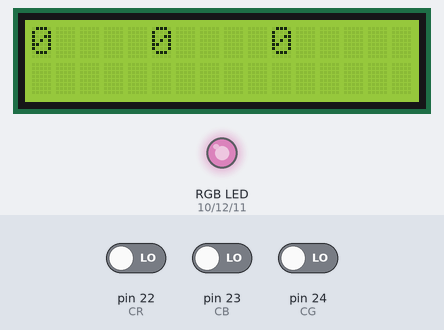
This sketch was run on a simulated Arduino Mega 2560, built with avr-gcc and run on an emulated ATmega2560. Parts: 16×2 character LCD, an RGB LED mixed from three pins (HIGH = lit). Inputs (shaded band) come from the test bench; at power-on: pin 22 (CR) LOW, pin 23 (CB) LOW, pin 24 (CG) LOW. Dim RGB values are drawn brighter than linear.

Above: at 3.2 s.
3.3 s: pin 22 (CR) driven HIGH
At 3.8 s:
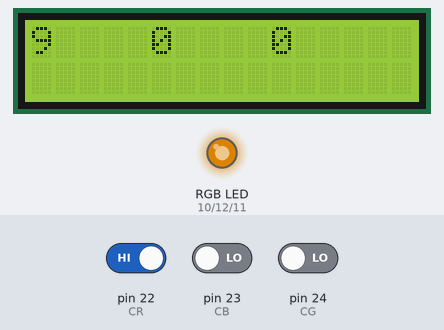
4.9 s: pin 23 (CB) driven HIGH
At 5.8 s:
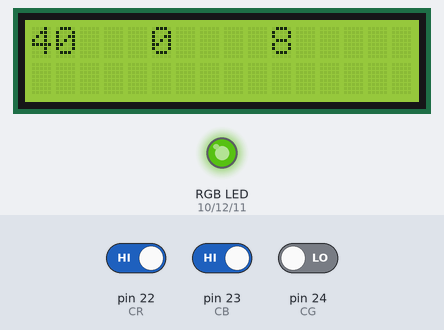
6.6 s: pin 24 (CG) driven HIGH
At 7.5 s:
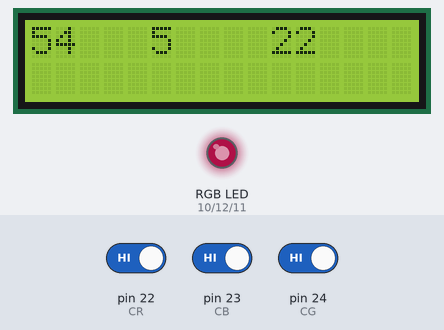
8.4 s: pin 22 (CR) driven LOW
At 8.63 s:
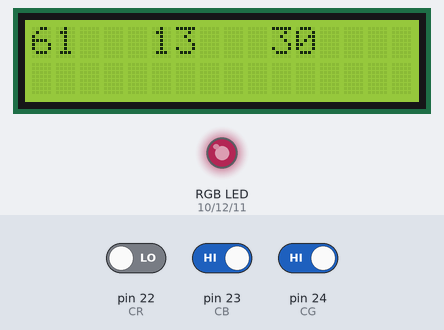
10.0 s: pin 22 (CR) driven HIGH
12.3 s: pin 23 (CB) driven LOW
At 13.0 s:
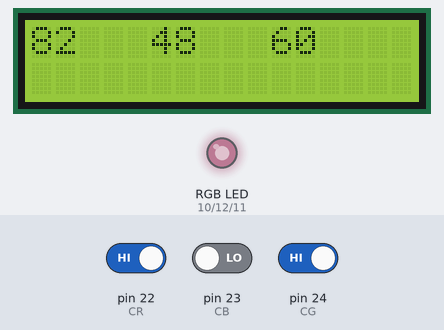
Timing chart, 0 to 22.6 s (numbered marks = the images above; inputs shaded):
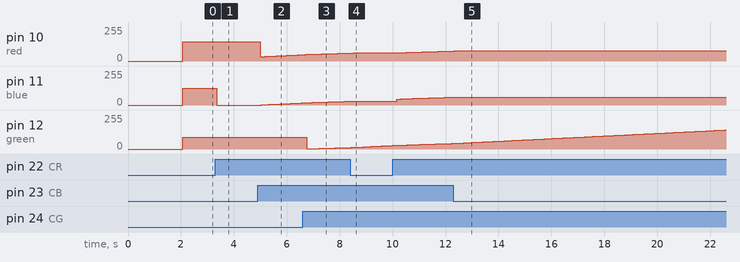

The sketch:

LCD_RGB.ino
```cpp
#include <LiquidCrystal.h>

int PR = 0, PB = 0, PG = 0, CR = 22, CB = 23, CG = 24;
int count = 0;
int red = 10, blue = 11, green = 12;
float R = 0, G = 0, B = 0;

LiquidCrystal lcd(8, 9, 4, 5, 6, 7);
void setup() {
  lcd.begin(16,2);
  lcd.print("Vizualizando");
  delay(2000);
  lcd.clear();

  pinMode(CR, INPUT);
  pinMode(CB, INPUT);
  pinMode(CG, INPUT);

  pinMode(red, OUTPUT);
  pinMode(blue, OUTPUT);
  pinMode(green, OUTPUT);

  analogWrite(blue,125);
  analogWrite(green,87);
  analogWrite(red,145);
}

void loop() {
  PB = digitalRead(CB);
  PG = digitalRead(CG);
  PR = digitalRead(CR);
  lcd.setCursor(0,0);
  lcd.print(R,0);
  lcd.setCursor(5,0);
  lcd.print(G,0);
  lcd.setCursor(10,0);
  lcd.print(B,0);
  if(PB == HIGH){
    B++;
    delay(50);
    analogWrite(red,R);
  }
  if(PG == HIGH){
    G++;
    delay(50);
    analogWrite(green,G);
  }
  if(PR == HIGH){
    R++;
    delay(50);
    analogWrite(blue,B);
  }

}
```

Measured:
- after the input at 3.3 s, pin 11 (blue): 125/255 → 0/255 after 0.05 s; the display: first changes after 0.05 s (image 1 shows a later state)
- after the input at 4.9 s, pin 10 (red): 145/255 → 32/255 after 0.09 s, → 33/255 0.10 s later, → 34/255 0.10 s later, → 35/255 0.10 s later, … (16 changes in this stretch); pin 11 (blue): moves from 0/255 to 16/255 over 1.5 s, starting after 0.14 s
- after the input at 6.6 s, pin 12 (green): 87/255 → 1/255 after 0.16 s, → 2/255 0.15 s later, → 3/255 0.15 s later, → 4/255 0.15 s later, … (11 changes in this stretch)
- after the input at 8.4 s, pin 10 (red): goes on until 8.5 s, then stays 61/255; pin 11 (blue): goes on until 8.5 s, then stays 29/255
- after the input at 10.0 s, pin 10 (red): moves from 61/255 to 75/255 over 2.0 s, starting after 0.21 s; pin 11 (blue): moves from 29/255 to 59/255 over 2.1 s, starting after 0.16 s
- after the input at 12.3 s, pin 10 (red): goes on until 12.3 s, then stays 76/255; pin 11 (blue): goes on until 12.4 s, then stays 60/255
